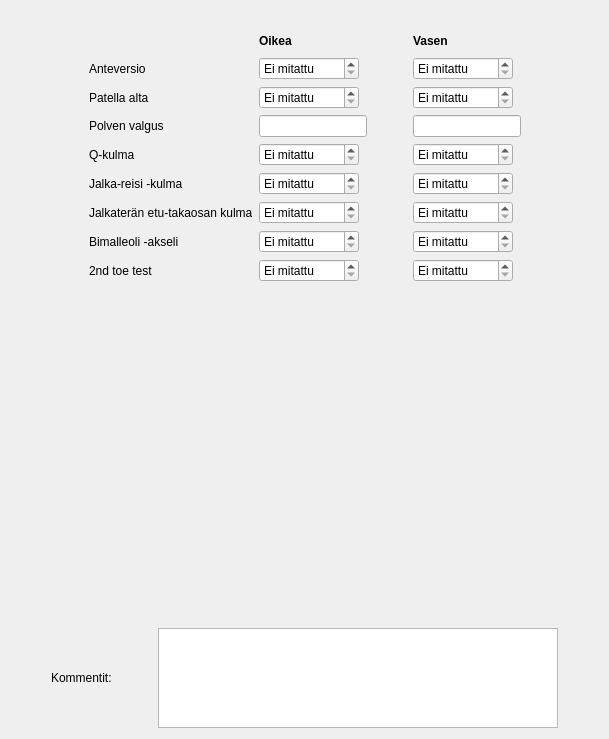
      <widget class="QWidget" name="tabVirheas">
       <attribute name="title">
        <string>Luiden virheas.</string>
       </attribute>
       <layout class="QVBoxLayout" name="verticalLayout_10">
        <item>
         <layout class="QGridLayout" name="gridLayout_12">
          <item row="9" column="4">
           <widget class="QSpinBox" name="dataVirheasJalkaReisiVas">
            <property name="sizePolicy">
             <sizepolicy hsizetype="Fixed" vsizetype="Fixed">
              <horstretch>0</horstretch>
              <verstretch>0</verstretch>
             </sizepolicy>
            </property>
            <property name="minimumSize">
             <size>
              <width>100</width>
              <height>0</height>
             </size>
            </property>
            <property name="specialValueText">
             <string extracomment="Ei mitattu">Ei mitattu</string>
            </property>
            <property name="suffix">
             <string>°</string>
            </property>
            <property name="prefix">
             <string/>
            </property>
            <property name="minimum">
             <number>-181</number>
            </property>
            <property name="maximum">
             <number>180</number>
            </property>
            <property name="value">
             <number>-181</number>
            </property>
           </widget>
          </item>
          <item row="11" column="1">
           <widget class="QLabel" name="label_252">
            <property name="text">
             <string>Bimalleoli -akseli</string>
            </property>
           </widget>
          </item>
          <item row="2" column="5">
           <spacer name="horizontalSpacer_55">
            <property name="orientation">
             <enum>Qt::Horizontal</enum>
            </property>
            <property name="sizeHint" stdset="0">
             <size>
              <width>40</width>
              <height>20</height>
             </size>
            </property>
           </spacer>
          </item>
          <item row="11" column="4">
           <widget class="QSpinBox" name="dataVirheasBimalleoliVas">
            <property name="sizePolicy">
             <sizepolicy hsizetype="Fixed" vsizetype="Fixed">
              <horstretch>0</horstretch>
              <verstretch>0</verstretch>
             </sizepolicy>
            </property>
            <property name="minimumSize">
             <size>
              <width>100</width>
              <height>0</height>
             </size>
            </property>
            <property name="specialValueText">
             <string extracomment="Ei mitattu">Ei mitattu</string>
            </property>
            <property name="suffix">
             <string>°</string>
            </property>
            <property name="prefix">
             <string/>
            </property>
            <property name="minimum">
             <number>-181</number>
            </property>
            <property name="maximum">
             <number>180</number>
            </property>
            <property name="value">
             <number>-181</number>
            </property>
           </widget>
          </item>
          <item row="10" column="1">
           <widget class="QLabel" name="label_20">
            <property name="text">
             <string>Jalkaterän etu-takaosan kulma</string>
            </property>
           </widget>
          </item>
          <item row="12" column="1">
           <widget class="QLabel" name="label_245">
            <property name="text">
             <string>2nd toe test</string>
            </property>
           </widget>
          </item>
          <item row="9" column="1">
           <widget class="QLabel" name="label_254">
            <property name="text">
             <string>Jalka-reisi -kulma</string>
            </property>
           </widget>
          </item>
          <item row="10" column="2">
           <widget class="QSpinBox" name="dataVirheasJalkateraEtuTakaOik">
            <property name="sizePolicy">
             <sizepolicy hsizetype="Fixed" vsizetype="Fixed">
              <horstretch>0</horstretch>
              <verstretch>0</verstretch>
             </sizepolicy>
            </property>
            <property name="minimumSize">
             <size>
              <width>100</width>
              <height>0</height>
             </size>
            </property>
            <property name="specialValueText">
             <string extracomment="Ei mitattu">Ei mitattu</string>
            </property>
            <property name="suffix">
             <string>°</string>
            </property>
            <property name="prefix">
             <string/>
            </property>
            <property name="minimum">
             <number>-181</number>
            </property>
            <property name="maximum">
             <number>180</number>
            </property>
            <property name="value">
             <number>-181</number>
            </property>
           </widget>
          </item>
          <item row="5" column="2">
           <widget class="QSpinBox" name="dataVirheasPatellaAltaOik">
            <property name="sizePolicy">
             <sizepolicy hsizetype="Fixed" vsizetype="Fixed">
              <horstretch>0</horstretch>
              <verstretch>0</verstretch>
             </sizepolicy>
            </property>
            <property name="minimumSize">
             <size>
              <width>100</width>
              <height>0</height>
             </size>
            </property>
            <property name="specialValueText">
             <string extracomment="Ei mitattu">Ei mitattu</string>
            </property>
            <property name="suffix">
             <string> cm</string>
            </property>
            <property name="prefix">
             <string/>
            </property>
            <property name="minimum">
             <number>-10</number>
            </property>
            <property name="maximum">
             <number>10</number>
            </property>
            <property name="value">
             <number>-10</number>
            </property>
           </widget>
          </item>
          <item row="5" column="4">
           <widget class="QSpinBox" name="dataVirheasPatellaAltaVas">
            <property name="sizePolicy">
             <sizepolicy hsizetype="Fixed" vsizetype="Fixed">
              <horstretch>0</horstretch>
              <verstretch>0</verstretch>
             </sizepolicy>
            </property>
            <property name="minimumSize">
             <size>
              <width>100</width>
              <height>0</height>
             </size>
            </property>
            <property name="specialValueText">
             <string extracomment="Ei mitattu">Ei mitattu</string>
            </property>
            <property name="suffix">
             <string> cm</string>
            </property>
            <property name="prefix">
             <string/>
            </property>
            <property name="minimum">
             <number>-10</number>
            </property>
            <property name="maximum">
             <number>10</number>
            </property>
            <property name="value">
             <number>-10</number>
            </property>
           </widget>
          </item>
          <item row="2" column="4">
           <widget class="QLabel" name="label_250">
            <property name="font">
             <font>
              <weight>75</weight>
              <bold>true</bold>
             </font>
            </property>
            <property name="text">
             <string>Vasen</string>
            </property>
           </widget>
          </item>
          <item row="11" column="2">
           <widget class="QSpinBox" name="dataVirheasBimalleoliOik">
            <property name="sizePolicy">
             <sizepolicy hsizetype="Fixed" vsizetype="Fixed">
              <horstretch>0</horstretch>
              <verstretch>0</verstretch>
             </sizepolicy>
            </property>
            <property name="minimumSize">
             <size>
              <width>100</width>
              <height>0</height>
             </size>
            </property>
            <property name="specialValueText">
             <string extracomment="Ei mitattu">Ei mitattu</string>
            </property>
            <property name="suffix">
             <string>°</string>
            </property>
            <property name="prefix">
             <string/>
            </property>
            <property name="minimum">
             <number>-181</number>
            </property>
            <property name="maximum">
             <number>180</number>
            </property>
            <property name="value">
             <number>-181</number>
            </property>
           </widget>
          </item>
          <item row="12" column="4">
           <widget class="QSpinBox" name="dataVirheas2ndtoeVas">
            <property name="sizePolicy">
             <sizepolicy hsizetype="Fixed" vsizetype="Fixed">
              <horstretch>0</horstretch>
              <verstretch>0</verstretch>
             </sizepolicy>
            </property>
            <property name="minimumSize">
             <size>
              <width>100</width>
              <height>0</height>
             </size>
            </property>
            <property name="specialValueText">
             <string extracomment="Ei mitattu">Ei mitattu</string>
            </property>
            <property name="suffix">
             <string>°</string>
            </property>
            <property name="prefix">
             <string/>
            </property>
            <property name="minimum">
             <number>-181</number>
            </property>
            <property name="maximum">
             <number>180</number>
            </property>
            <property name="value">
             <number>-181</number>
            </property>
           </widget>
          </item>
          <item row="9" column="2">
           <widget class="QSpinBox" name="dataVirheasJalkaReisiOik">
            <property name="sizePolicy">
             <sizepolicy hsizetype="Fixed" vsizetype="Fixed">
              <horstretch>0</horstretch>
              <verstretch>0</verstretch>
             </sizepolicy>
            </property>
            <property name="minimumSize">
             <size>
              <width>100</width>
              <height>0</height>
             </size>
            </property>
            <property name="specialValueText">
             <string extracomment="Ei mitattu">Ei mitattu</string>
            </property>
            <property name="suffix">
             <string>°</string>
            </property>
            <property name="prefix">
             <string/>
            </property>
            <property name="minimum">
             <number>-181</number>
            </property>
            <property name="maximum">
             <number>180</number>
            </property>
            <property name="value">
             <number>-181</number>
            </property>
           </widget>
          </item>
          <item row="10" column="4">
           <widget class="QSpinBox" name="dataVirheasJalkateraEtuTakaVas">
            <property name="sizePolicy">
             <sizepolicy hsizetype="Fixed" vsizetype="Fixed">
              <horstretch>0</horstretch>
              <verstretch>0</verstretch>
             </sizepolicy>
            </property>
            <property name="minimumSize">
             <size>
              <width>100</width>
              <height>0</height>
             </size>
            </property>
            <property name="specialValueText">
             <string extracomment="Ei mitattu">Ei mitattu</string>
            </property>
            <property name="suffix">
             <string>°</string>
            </property>
            <property name="prefix">
             <string/>
            </property>
            <property name="minimum">
             <number>-181</number>
            </property>
            <property name="maximum">
             <number>180</number>
            </property>
            <property name="value">
             <number>-181</number>
            </property>
           </widget>
          </item>
          <item row="2" column="2">
           <widget class="QLabel" name="label_251">
            <property name="font">
             <font>
              <weight>75</weight>
              <bold>true</bold>
             </font>
            </property>
            <property name="text">
             <string>Oikea</string>
            </property>
           </widget>
          </item>
          <item row="4" column="2">
           <widget class="QSpinBox" name="dataVirheasAnteversioOik">
            <property name="sizePolicy">
             <sizepolicy hsizetype="Fixed" vsizetype="Fixed">
              <horstretch>0</horstretch>
              <verstretch>0</verstretch>
             </sizepolicy>
            </property>
            <property name="minimumSize">
             <size>
              <width>100</width>
              <height>0</height>
             </size>
            </property>
            <property name="specialValueText">
             <string extracomment="Ei mitattu">Ei mitattu</string>
            </property>
            <property name="suffix">
             <string>°</string>
            </property>
            <property name="prefix">
             <string/>
            </property>
            <property name="minimum">
             <number>-181</number>
            </property>
            <property name="maximum">
             <number>180</number>
            </property>
            <property name="value">
             <number>-181</number>
            </property>
           </widget>
          </item>
          <item row="5" column="1">
           <widget class="QLabel" name="label_255">
            <property name="text">
             <string>Patella alta</string>
            </property>
           </widget>
          </item>
          <item row="4" column="4">
           <widget class="QSpinBox" name="dataVirheasAnteversioVas">
            <property name="sizePolicy">
             <sizepolicy hsizetype="Fixed" vsizetype="Fixed">
              <horstretch>0</horstretch>
              <verstretch>0</verstretch>
             </sizepolicy>
            </property>
            <property name="minimumSize">
             <size>
              <width>100</width>
              <height>0</height>
             </size>
            </property>
            <property name="specialValueText">
             <string extracomment="Ei mitattu">Ei mitattu</string>
            </property>
            <property name="suffix">
             <string>°</string>
            </property>
            <property name="prefix">
             <string/>
            </property>
            <property name="minimum">
             <number>-181</number>
            </property>
            <property name="maximum">
             <number>180</number>
            </property>
            <property name="value">
             <number>-181</number>
            </property>
           </widget>
          </item>
          <item row="12" column="2">
           <widget class="QSpinBox" name="dataVirheas2ndtoeOik">
            <property name="sizePolicy">
             <sizepolicy hsizetype="Fixed" vsizetype="Fixed">
              <horstretch>0</horstretch>
              <verstretch>0</verstretch>
             </sizepolicy>
            </property>
            <property name="minimumSize">
             <size>
              <width>100</width>
              <height>0</height>
             </size>
            </property>
            <property name="specialValueText">
             <string extracomment="Ei mitattu">Ei mitattu</string>
            </property>
            <property name="suffix">
             <string>°</string>
            </property>
            <property name="prefix">
             <string/>
            </property>
            <property name="minimum">
             <number>-181</number>
            </property>
            <property name="maximum">
             <number>180</number>
            </property>
            <property name="value">
             <number>-181</number>
            </property>
           </widget>
          </item>
          <item row="4" column="1">
           <widget class="QLabel" name="label_246">
            <property name="text">
             <string>Anteversio</string>
            </property>
           </widget>
          </item>
          <item row="9" column="0">
           <spacer name="horizontalSpacer_56">
            <property name="orientation">
             <enum>Qt::Horizontal</enum>
            </property>
            <property name="sizeHint" stdset="0">
             <size>
              <width>40</width>
              <height>20</height>
             </size>
            </property>
           </spacer>
          </item>
          <item row="4" column="3">
           <spacer name="horizontalSpacer_22">
            <property name="orientation">
             <enum>Qt::Horizontal</enum>
            </property>
            <property name="sizeType">
             <enum>QSizePolicy::Fixed</enum>
            </property>
            <property name="sizeHint" stdset="0">
             <size>
              <width>40</width>
              <height>20</height>
             </size>
            </property>
           </spacer>
          </item>
          <item row="7" column="4">
           <widget class="QLineEdit" name="dataPolvenValgusVas">
            <property name="sizePolicy">
             <sizepolicy hsizetype="Fixed" vsizetype="Fixed">
              <horstretch>0</horstretch>
              <verstretch>0</verstretch>
             </sizepolicy>
            </property>
           </widget>
          </item>
          <item row="7" column="1">
           <widget class="QLabel" name="label_261">
            <property name="text">
             <string>Polven valgus</string>
            </property>
           </widget>
          </item>
          <item row="7" column="2">
           <widget class="QLineEdit" name="dataPolvenValgusOik">
            <property name="sizePolicy">
             <sizepolicy hsizetype="Fixed" vsizetype="Fixed">
              <horstretch>0</horstretch>
              <verstretch>0</verstretch>
             </sizepolicy>
            </property>
           </widget>
          </item>
          <item row="8" column="1">
           <widget class="QLabel" name="label_272">
            <property name="text">
             <string>Q-kulma</string>
            </property>
           </widget>
          </item>
          <item row="8" column="2">
           <widget class="QSpinBox" name="dataQkulmaOik">
            <property name="sizePolicy">
             <sizepolicy hsizetype="Fixed" vsizetype="Fixed">
              <horstretch>0</horstretch>
              <verstretch>0</verstretch>
             </sizepolicy>
            </property>
            <property name="minimumSize">
             <size>
              <width>100</width>
              <height>0</height>
             </size>
            </property>
            <property name="specialValueText">
             <string extracomment="Ei mitattu">Ei mitattu</string>
            </property>
            <property name="suffix">
             <string>°</string>
            </property>
            <property name="prefix">
             <string/>
            </property>
            <property name="minimum">
             <number>-181</number>
            </property>
            <property name="maximum">
             <number>180</number>
            </property>
            <property name="value">
             <number>-181</number>
            </property>
           </widget>
          </item>
          <item row="8" column="4">
           <widget class="QSpinBox" name="dataQkulmaVas">
            <property name="sizePolicy">
             <sizepolicy hsizetype="Fixed" vsizetype="Fixed">
              <horstretch>0</horstretch>
              <verstretch>0</verstretch>
             </sizepolicy>
            </property>
            <property name="minimumSize">
             <size>
              <width>100</width>
              <height>0</height>
             </size>
            </property>
            <property name="specialValueText">
             <string extracomment="Ei mitattu">Ei mitattu</string>
            </property>
            <property name="suffix">
             <string>°</string>
            </property>
            <property name="prefix">
             <string/>
            </property>
            <property name="minimum">
             <number>-181</number>
            </property>
            <property name="maximum">
             <number>180</number>
            </property>
            <property name="value">
             <number>-181</number>
            </property>
           </widget>
          </item>
          <item row="1" column="2">
           <spacer name="verticalSpacer_43">
            <property name="orientation">
             <enum>Qt::Vertical</enum>
            </property>
            <property name="sizeHint" stdset="0">
             <size>
              <width>20</width>
              <height>20</height>
             </size>
            </property>
           </spacer>
          </item>
         </layout>
        </item>
        <item>
         <spacer name="verticalSpacer_15">
          <property name="orientation">
           <enum>Qt::Vertical</enum>
          </property>
          <property name="sizeHint" stdset="0">
           <size>
            <width>20</width>
            <height>340</height>
           </size>
          </property>
         </spacer>
        </item>
        <item>
         <layout class="QHBoxLayout" name="horizontalLayout_7">
          <item>
           <spacer name="horizontalSpacer_34">
            <property name="orientation">
             <enum>Qt::Horizontal</enum>
            </property>
            <property name="sizeHint" stdset="0">
             <size>
              <width>40</width>
              <height>20</height>
             </size>
            </property>
           </spacer>
          </item>
          <item>
           <widget class="QLabel" name="label_238">
            <property name="text">
             <string>Kommentit:</string>
            </property>
           </widget>
          </item>
          <item>
           <spacer name="horizontalSpacer_35">
            <property name="orientation">
             <enum>Qt::Horizontal</enum>
            </property>
            <property name="sizeHint" stdset="0">
             <size>
              <width>40</width>
              <height>20</height>
             </size>
            </property>
           </spacer>
          </item>
          <item>
           <widget class="QTextEdit" name="datacmtVirheas">
            <property name="sizePolicy">
             <sizepolicy hsizetype="Fixed" vsizetype="Fixed">
              <horstretch>0</horstretch>
              <verstretch>0</verstretch>
             </sizepolicy>
            </property>
            <property name="minimumSize">
             <size>
              <width>400</width>
              <height>0</height>
             </size>
            </property>
            <property name="maximumSize">
             <size>
              <width>400</width>
              <height>100</height>
             </size>
            </property>
           </widget>
          </item>
          <item>
           <spacer name="horizontalSpacer_36">
            <property name="orientation">
             <enum>Qt::Horizontal</enum>
            </property>
            <property name="sizeHint" stdset="0">
             <size>
              <width>40</width>
              <height>20</height>
             </size>
            </property>
           </spacer>
          </item>
         </layout>
        </item>
       </layout>
      </widget>
